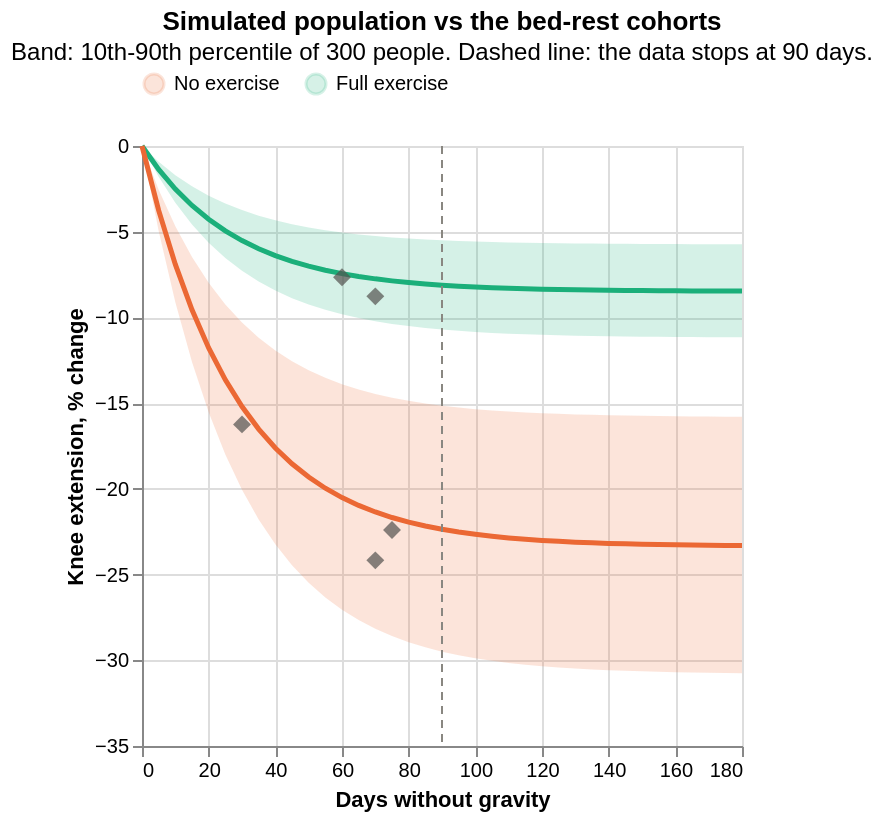

Notebook source saved alongside this figure:
### Markdown cell above
## 3. The spread between people, against the data

300 simulated people with no exercise and 300 with full exercise, compared with the bed-rest cohorts. The band holds the middle 80% of people.

### Code cell
pop = gs.Mission("iss_180")
rows = []
for adh, label in ((0.0, "No exercise"), (1.0, "Full exercise")):
    for i in range(300):
        c = pop.add_crew(adherence=adh, seed=1000 + i)
        rows += [{"group": label, "day": d, "change": c.change("knee_extension_60", d)} for d in range(0, 181, 5)]
popdf = pd.DataFrame(rows)
q = popdf.groupby(["group", "day"]).change.quantile([0.1, 0.5, 0.9]).unstack().reset_index()
q.columns = ["group", "day", "p10", "p50", "p90"]
GROUP2 = alt.Scale(domain=["No exercise", "Full exercise"], range=[ORANGE, AQUA])
area = alt.Chart(q).mark_area(opacity=0.18).encode(
    x=alt.X("day:Q", title="Days without gravity"), y=alt.Y("p10:Q", title="Knee extension, % change"), y2="p90:Q",
    color=alt.Color("group:N", scale=GROUP2, title=None, legend=alt.Legend(orient="top")))
med = alt.Chart(q).mark_line(strokeWidth=2.5).encode(x="day:Q", y="p50:Q", color=alt.Color("group:N", scale=GROUP2),
    tooltip=["group", "day", alt.Tooltip("p10:Q", format="+.1f"), alt.Tooltip("p50:Q", format="+.1f"), alt.Tooltip("p90:Q", format="+.1f")])
data_pts = alt.Chart(obs).mark_point(filled=True, size=80, color=INK, shape="diamond").encode(
    x="days:Q", y="change_pct:Q", tooltip=["cohort", "days", "change_pct", "n"])
cut = alt.Chart(pd.DataFrame({"day": [90]})).mark_rule(color=GRAY, strokeDash=[4, 3]).encode(x="day:Q")
(area + med + cut + data_pts).properties(width="container", height=300,
    title=alt.Title("Simulated population vs the bed-rest cohorts",
                    subtitle="Band: 10th-90th percentile of 300 people. Dashed line: the data stops at 90 days."))

### Figure 1 — Vega-Lite specification as saved in the notebook (floating-point values rounded to 4 significant figures)
{"$schema": "https://vega.github.io/schema/vega-lite/v5.20.1.json", "config": {"view": {"continuousHeight": 300, "continuousWidth": 300}}, "data": {"name": "data-4000c77ee2c56660c68225938f1367c1"}, "datasets": {"data-4000c77ee2c56660c68225938f1367c1": [{"day": 0, "group": "Full exercise", "p10": 0.0, "p50": 0.0, "p90": 0.0}, {"day": 5, "group": "Full exercise", "p10": -1.799, "p50": -1.364, "p90": -0.9242}, {"day": 10, "group": "Full exercise", "p10": -3.309, "p50": -2.509, "p90": -1.7}, {"day": 15, "group": "Full exercise", "p10": -4.576, "p50": -3.469, "p90": -2.35}, {"day": 20, "group": "Full exercise", "p10": -5.639, "p50": -4.275, "p90": -2.896}, {"day": 25, "group": "Full exercise", "p10": -6.531, "p50": -4.951, "p90": -3.355}, {"day": 30, "group": "Full exercise", "p10": -7.279, "p50": -5.518, "p90": -3.739}, {"day": 35, "group": "Full exercise", "p10": -7.907, "p50": -5.994, "p90": -4.062}, {"day": 40, "group": "Full exercise", "p10": -8.434, "p50": -6.394, "p90": -4.332}, {"day": 45, "group": "Full exercise", "p10": -8.877, "p50": -6.729, "p90": -4.559}, {"day": 50, "group": "Full exercise", "p10": -9.248, "p50": -7.01, "p90": -4.75}, {"day": 55, "group": "Full exercise", "p10": -9.559, "p50": -7.246, "p90": -4.91}, {"day": 60, "group": "Full exercise", "p10": -9.82, "p50": -7.444, "p90": -5.044}, {"day": 65, "group": "Full exercise", "p10": -10.04, "p50": -7.611, "p90": -5.157}, {"day": 70, "group": "Full exercise", "p10": -10.22, "p50": -7.75, "p90": -5.251}, {"day": 75, "group": "Full exercise", "p10": -10.38, "p50": -7.867, "p90": -5.33}, {"day": 80, "group": "Full exercise", "p10": -10.51, "p50": -7.965, "p90": -5.397}, {"day": 85, "group": "Full exercise", "p10": -10.62, "p50": -8.048, "p90": -5.453}, {"day": 90, "group": "Full exercise", "p10": -10.71, "p50": -8.117, "p90": -5.5}, {"day": 95, "group": "Full exercise", "p10": -10.78, "p50": -8.175, "p90": -5.539}, {"day": 100, "group": "Full exercise", "p10": -10.85, "p50": -8.223, "p90": -5.572}, {"day": 105, "group": "Full exercise", "p10": -10.9, "p50": -8.264, "p90": -5.599}, {"day": 110, "group": "Full exercise", "p10": -10.95, "p50": -8.298, "p90": -5.623}, {"day": 115, "group": "Full exercise", "p10": -10.98, "p50": -8.327, "p90": -5.642}, {"day": 120, "group": "Full exercise", "p10": -11.02, "p50": -8.351, "p90": -5.658}, {"day": 125, "group": "Full exercise", "p10": -11.04, "p50": -8.371, "p90": -5.672}, {"day": 130, "group": "Full exercise", "p10": -11.07, "p50": -8.388, "p90": -5.684}, {"day": 135, "group": "Full exercise", "p10": -11.08, "p50": -8.403, "p90": -5.693}, {"day": 140, "group": "Full exercise", "p10": -11.1, "p50": -8.415, "p90": -5.701}, {"day": 145, "group": "Full exercise", "p10": -11.11, "p50": -8.425, "p90": -5.708}, {"day": 150, "group": "Full exercise", "p10": -11.12, "p50": -8.433, "p90": -5.714}, {"day": 155, "group": "Full exercise", "p10": -11.13, "p50": -8.44, "p90": -5.719}, {"day": 160, "group": "Full exercise", "p10": -11.14, "p50": -8.446, "p90": -5.723}, {"day": 165, "group": "Full exercise", "p10": -11.15, "p50": -8.451, "p90": -5.726}, {"day": 170, "group": "Full exercise", "p10": -11.15, "p50": -8.455, "p90": -5.729}, {"day": 175, "group": "Full exercise", "p10": -11.16, "p50": -8.459, "p90": -5.731}, {"day": 180, "group": "Full exercise", "p10": -11.16, "p50": -8.462, "p90": -5.733}, {"day": 0, "group": "No exercise", "p10": 0.0, "p50": 0.0, "p90": 0.0}, {"day": 5, "group": "No exercise", "p10": -4.957, "p50": -3.758, "p90": -2.546}, {"day": 10, "group": "No exercise", "p10": -9.116, "p50": -6.911, "p90": -4.682}, {"day": 15, "group": "No exercise", "p10": -12.61, "p50": -9.556, "p90": -6.475}, {"day": 20, "group": "No exercise", "p10": -15.53, "p50": -11.78, "p90": -7.979}, {"day": 25, "group": "No exercise", "p10": -17.99, "p50": -13.64, "p90": -9.241}, {"day": 30, "group": "No exercise", "p10": -20.05, "p50": -15.2, "p90": -10.3}, {"day": 35, "group": "No exercise", "p10": -21.78, "p50": -16.51, "p90": -11.19}, {"day": 40, "group": "No exercise", "p10": -23.24, "p50": -17.61, "p90": -11.93}, {"day": 45, "group": "No exercise", "p10": -24.45, "p50": -18.54, "p90": -12.56}, {"day": 50, "group": "No exercise", "p10": -25.48, "p50": -19.31, "p90": -13.09}, {"day": 55, "group": "No exercise", "p10": -26.33, "p50": -19.96, "p90": -13.53}, {"day": 60, "group": "No exercise", "p10": -27.05, "p50": -20.51, "p90": -13.9}, {"day": 65, "group": "No exercise", "p10": -27.66, "p50": -20.97, "p90": -14.21}, {"day": 70, "group": "No exercise", "p10": -28.16, "p50": -21.35, "p90": -14.47}, {"day": 75, "group": "No exercise", "p10": -28.59, "p50": -21.67, "p90": -14.68}, {"day": 80, "group": "No exercise", "p10": -28.94, "p50": -21.94, "p90": -14.87}, {"day": 85, "group": "No exercise", "p10": -29.24, "p50": -22.17, "p90": -15.02}, {"day": 90, "group": "No exercise", "p10": -29.5, "p50": -22.36, "p90": -15.15}, {"day": 95, "group": "No exercise", "p10": -29.71, "p50": -22.52, "p90": -15.26}, {"day": 100, "group": "No exercise", "p10": -29.88, "p50": -22.65, "p90": -15.35}, {"day": 105, "group": "No exercise", "p10": -30.03, "p50": -22.77, "p90": -15.43}, {"day": 110, "group": "No exercise", "p10": -30.16, "p50": -22.86, "p90": -15.49}, {"day": 115, "group": "No exercise", "p10": -30.26, "p50": -22.94, "p90": -15.54}, {"day": 120, "group": "No exercise", "p10": -30.35, "p50": -23.01, "p90": -15.59}, {"day": 125, "group": "No exercise", "p10": -30.42, "p50": -23.06, "p90": -15.63}, {"day": 130, "group": "No exercise", "p10": -30.48, "p50": -23.11, "p90": -15.66}, {"day": 135, "group": "No exercise", "p10": -30.53, "p50": -23.15, "p90": -15.68}, {"day": 140, "group": "No exercise", "p10": -30.58, "p50": -23.18, "p90": -15.71}, {"day": 145, "group": "No exercise", "p10": -30.61, "p50": -23.21, "p90": -15.73}, {"day": 150, "group": "No exercise", "p10": -30.65, "p50": -23.23, "p90": -15.74}, {"day": 155, "group": "No exercise", "p10": -30.67, "p50": -23.25, "p90": -15.75}, {"day": 160, "group": "No exercise", "p10": -30.69, "p50": -23.27, "p90": -15.77}, {"day": 165, "group": "No exercise", "p10": -30.71, "p50": -23.28, "p90": -15.77}, {"day": 170, "group": "No exercise", "p10": -30.73, "p50": -23.29, "p90": -15.78}, {"day": 175, "group": "No exercise", "p10": -30.74, "p50": -23.3, "p90": -15.79}, {"day": 180, "group": "No exercise", "p10": -30.75, "p50": -23.31, "p90": -15.79}], "data-4390081dc1993db110d40d81fd4ea02b": [{"day": 90}], "data-45765da5d446394199aac709e74b1114": [{"change_pct": -16.24, "cohort": "HDT30 (Not labelled)", "days": 30, "n": 12.0}, {"change_pct": -7.66, "cohort": "Campaign 1 (Not labelled)", "days": 60, "n": 3.0}, {"change_pct": -22.4, "cohort": "Campaign 3 (Not labelled)", "days": 75, "n": 23.0}, {"change_pct": -24.17, "cohort": "Campaign 11 (Control)", "days": 70, "n": 6.0}, {"change_pct": -8.77, "cohort": "Campaign 11 (Exercise)", "days": 70, "n": null}]}, "height": 300, "layer": [{"encoding": {"color": {"field": "group", "legend": {"orient": "top"}, "scale": {"domain": ["No exercise", "Full exercise"], "range": ["#eb6834", "#1baf7a"]}, "title": null, "type": "nominal"}, "x": {"field": "day", "title": "Days without gravity", "type": "quantitative"}, "y": {"field": "p10", "title": "Knee extension, % change", "type": "quantitative"}, "y2": {"field": "p90"}}, "mark": {"opacity": 0.18, "type": "area"}}, {"encoding": {"color": {"field": "group", "scale": {"domain": ["No exercise", "Full exercise"], "range": ["#eb6834", "#1baf7a"]}, "type": "nominal"}, "tooltip": [{"field": "group", "type": "nominal"}, {"field": "day", "type": "quantitative"}, {"field": "p10", "format": "+.1f", "type": "quantitative"}, {"field": "p50", "format": "+.1f", "type": "quantitative"}, {"field": "p90", "format": "+.1f", "type": "quantitative"}], "x": {"field": "day", "type": "quantitative"}, "y": {"field": "p50", "type": "quantitative"}}, "mark": {"strokeWidth": 2.5, "type": "line"}}, {"data": {"name": "data-4390081dc1993db110d40d81fd4ea02b"}, "encoding": {"x": {"field": "day", "type": "quantitative"}}, "mark": {"color": "#898781", "strokeDash": [4, 3], "type": "rule"}}, {"data": {"name": "data-45765da5d446394199aac709e74b1114"}, "encoding": {"tooltip": [{"field": "cohort", "type": "nominal"}, {"field": "days", "type": "quantitative"}, {"field": "change_pct", "type": "quantitative"}, {"field": "n", "type": "quantitative"}], "x": {"field": "days", "type": "quantitative"}, "y": {"field": "change_pct", "type": "quantitative"}}, "mark": {"color": "#52514e", "filled": true, "shape": "diamond", "size": 80, "type": "point"}}], "title": {"subtitle": "Band: 10th-90th percentile of 300 people. Dashed line: the data stops at 90 days.", "text": "Simulated population vs the bed-rest cohorts"}, "width": "container"}
